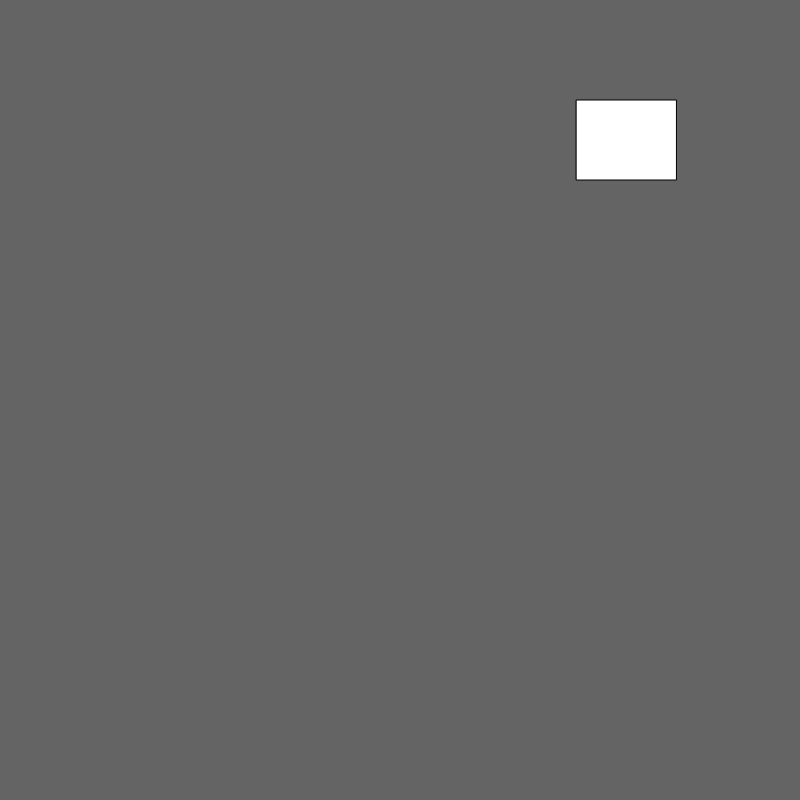
Frame 1 (no input)
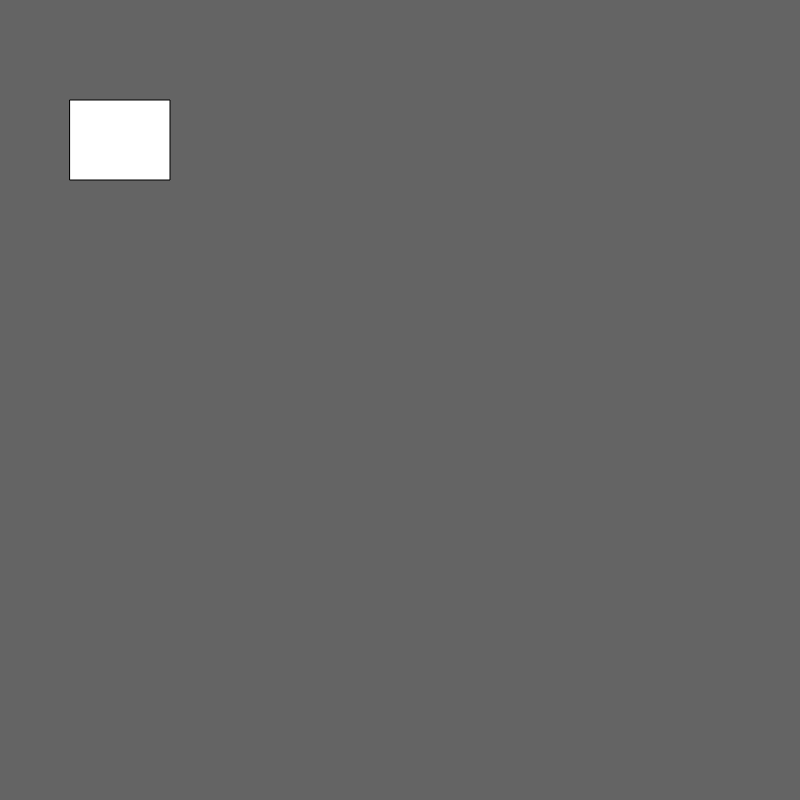
Frame 60 (no input)
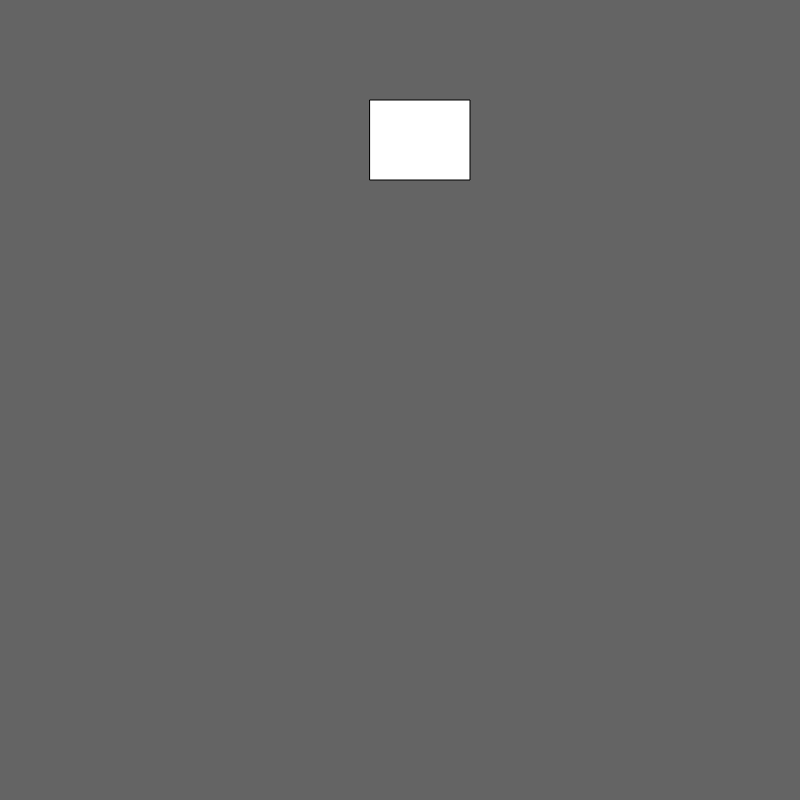
Frame 120 (the mouse pressed at the canvas centre since frame 60)

The p5.js sketch that drew these frames (run headless with seeded random() and noise() and a simulated clock; from frame 60 on, the mouse is pressed at the canvas centre):

// p5.js sketch
// ── sketch.js
var ccar;


function setup() {
  createCanvas(800, 800);
  ccar= new Car();
}

function draw() {
  background(100);
  ccar.drive();
  ccar.display();

}

function Car(){
  //attributes
    this.x = random(width);

  //methods
    this.display=function(){
      rect(this.x, 100, 100, 80);
    }
    this.drive=function(){
      this.x=this.x+5;
      if (this.x>800) this.x=0;

    }
}
